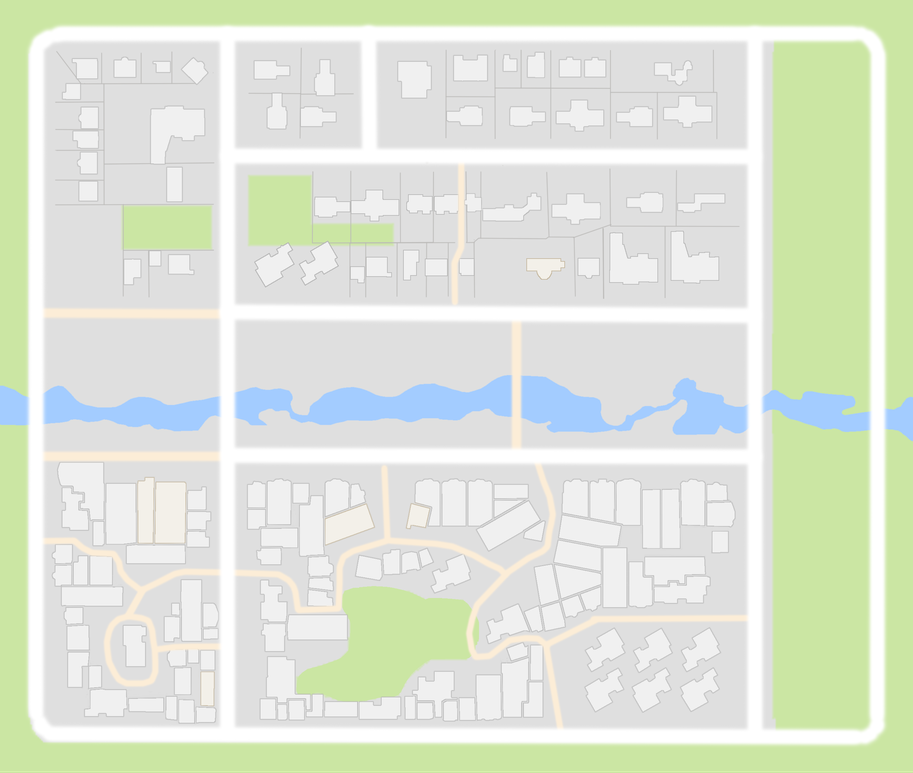
#> input picture sensor_testing/carla/planner/Town01.png, 913 x 773 px, shrunk from 2600 x 2200 before the run
$ python -i edge_detection.py   (imports and definitions only)   (older library calls are emulated)
#> lines starting #> are read from the running program, lines starting #| are printed output that depends on the picture
import cv2 # Import the OpenCV library to enable computer vision
import numpy as np # Import the NumPy scientific computing library

# Author: Addison Sears-Collins
# https://automaticaddison.com
# Description: A collection of methods to detect help with edge detection

def binary_array(array, thresh, value=0):
  """
  Return a 2D binary array (mask) in which all pixels are either 0 or 1

  :param array: NumPy 2D array that we want to convert to binary values
  :param thresh: Values used for thresholding (inclusive)
  :param value: Output value when between the supplied threshold
  :return: Binary 2D array...
           number of rows x number of columns =
           number of pixels from top to bottom x number of pixels from
             left to right
  """
  if value == 0:
    # Create an array of ones with the same shape and type as
    # the input 2D array.
    binary = np.ones_like(array)

  else:
    # Creates an array of zeros with the same shape and type as
    # the input 2D array.
    binary = np.zeros_like(array)
    value = 1

  # If value == 0, make all values in binary equal to 0 if the
  # corresponding value in the input array is between the threshold
  # (inclusive). Otherwise, the value remains as 1. Therefore, the pixels
  # with the high Sobel derivative values (i.e. sharp pixel intensity
  # discontinuities) will have 0 in the corresponding cell of binary.
  binary[(array >= thresh[0]) & (array <= thresh[1])] = value

  return binary

# [10 lines left out: function blur_gaussian, not called in this run]

def mag_thresh(image, sobel_kernel=3, thresh=(0, 255)):
  """
  Implementation of Sobel edge detection

  :param image: 2D or 3D array to be blurred
  :param sobel_kernel: Size of the small matrix (i.e. kernel)
                       i.e. number of rows and columns
  :return: Binary (black and white) 2D mask image
  """
  # Get the magnitude of the edges that are vertically aligned on the image
  sobelx = np.absolute(sobel(image, orient='x', sobel_kernel=sobel_kernel))

  # Get the magnitude of the edges that are horizontally aligned on the image
  sobely = np.absolute(sobel(image, orient='y', sobel_kernel=sobel_kernel))

  # Find areas of the image that have the strongest pixel intensity changes
  # in both the x and y directions. These have the strongest gradients and
  # represent the strongest edges in the image (i.e. potential lane lines)
  # mag is a 2D array .. number of rows x number of columns = number of pixels
  # from top to bottom x number of pixels from left to right
  mag = np.sqrt(sobelx ** 2 + sobely ** 2)

  # Return a 2D array that contains 0s and 1s
  return binary_array(mag, thresh)

def sobel(img_channel, orient='x', sobel_kernel=3):
  """
  Find edges that are aligned vertically and horizontally on the image

  :param img_channel: Channel from an image
  :param orient: Across which axis of the image are we detecting edges?
  :sobel_kernel: No. of rows and columns of the kernel (i.e. 3x3 small matrix)
  :return: Image with Sobel edge detection applied
  """
  # cv2.Sobel(input image, data type, prder of the derivative x, order of the
  # derivative y, small matrix used to calculate the derivative)
  if orient == 'x':
    # Will detect differences in pixel intensities going from
        # left to right on the image (i.e. edges that are vertically aligned)
    sobel = cv2.Sobel(img_channel, cv2.CV_64F, 1, 0, sobel_kernel)
  if orient == 'y':
    # Will detect differences in pixel intensities going from
    # top to bottom on the image (i.e. edges that are horizontally aligned)
    sobel = cv2.Sobel(img_channel, cv2.CV_64F, 0, 1, sobel_kernel)

  return sobel

# [14 lines left out: function threshold, not called in this run]

>>> import cv2
>>> picture = cv2.imread('../sensor_testing/carla/planner/Town01.png')
#> picture is the input picture: shape (773, 913, 3); mean B, G, R 214.7, 230.2, 222.5
>>> result = mag_thresh(picture)
#> in sobel, `sobel = cv2.Sobel(img_channel, cv2.CV_64F, 1, 0, sobel_kernel)`:
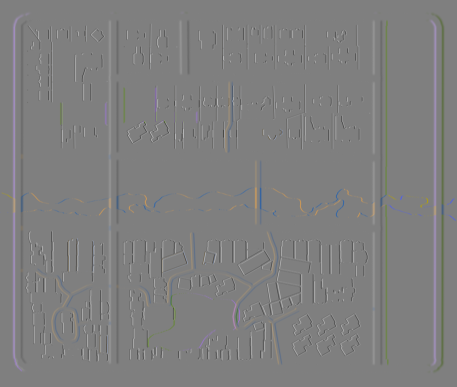
#> sobel: shape (773, 913, 3) float64 (shown at 1/2 size); mean B, G, R 0, 0, 0; drawn with min black and max white
#> in mag_thresh, `sobelx = np.absolute(sobel(image, orient='x', sobel_kernel=sobel_kerne..`:
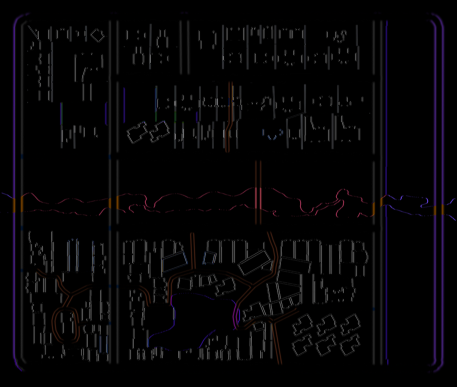
#> sobelx: shape (773, 913, 3) float64 (shown at 1/2 size); mean B, G, R 9.8, 7.5, 9; drawn with min black and max white
#> call 2 of sobel, with orient = 'y', sobel_kernel = 3
#> in sobel (call 2), `sobel = cv2.Sobel(img_channel, cv2.CV_64F, 0, 1, sobel_kernel)`:
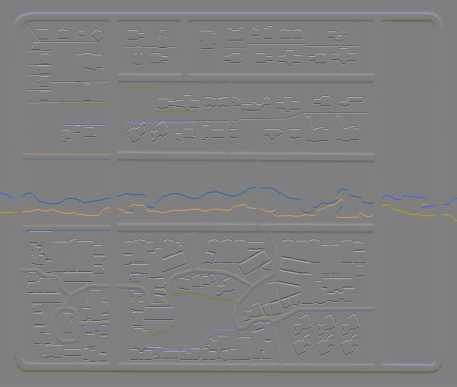
#> sobel: shape (773, 913, 3) float64 (shown at 1/2 size); mean B, G, R 0, 0.1, 0.1; drawn with min black and max white
#> in mag_thresh, `sobely = np.absolute(sobel(image, orient='y', sobel_kernel=sobel_kerne..`:
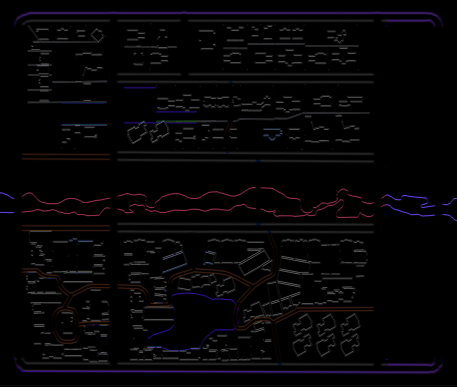
#> sobely: shape (773, 913, 3) float64 (shown at 1/2 size); mean B, G, R 9.9, 7.7, 9.5; drawn with min black and max white
#> in mag_thresh, `mag = np.sqrt(sobelx ** 2 + sobely ** 2)`:
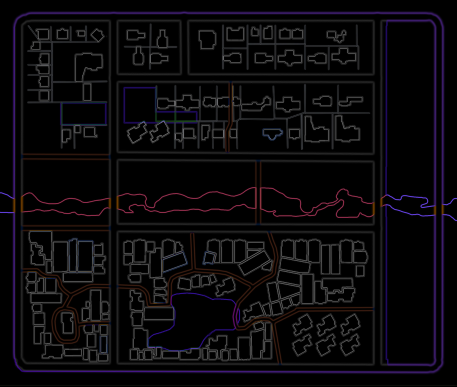
#> mag: shape (773, 913, 3) float64 (shown at 1/2 size); mean B, G, R 18.3, 14.1, 17; drawn with min black and max white
#> in mag_thresh, `return binary_array(mag, thresh)`:
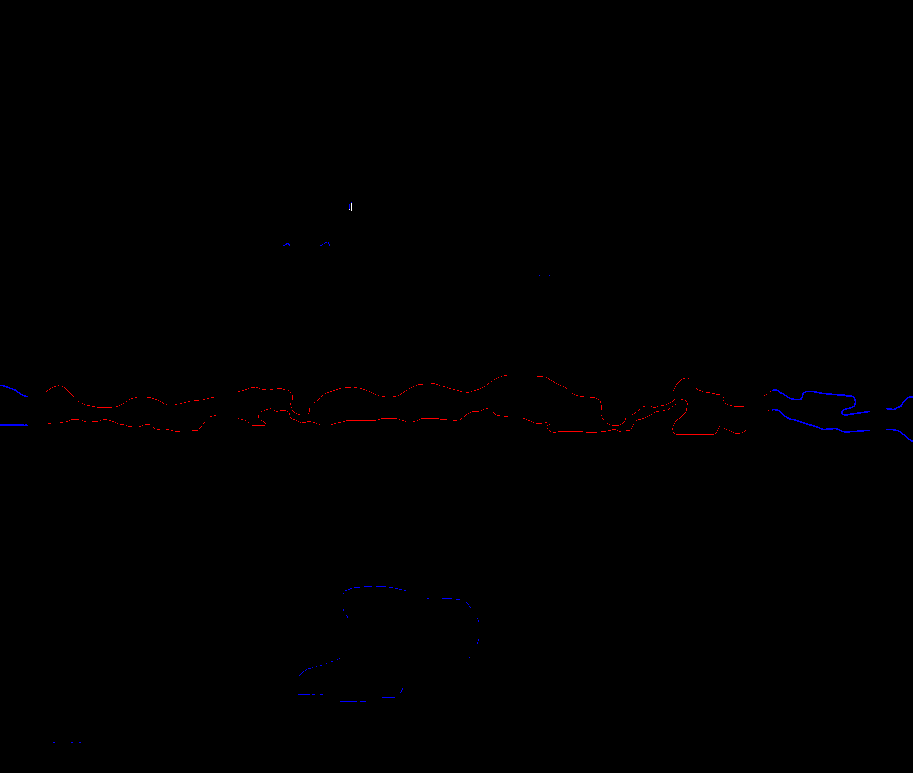
#> returned value: shape (773, 913, 3) float64; mean of channels 0, 1, 2 0.00108, 1.28e-05, 0.00116; drawn as B, G, R

$ run again, on sensor_testing/carla/planner/Town02.png
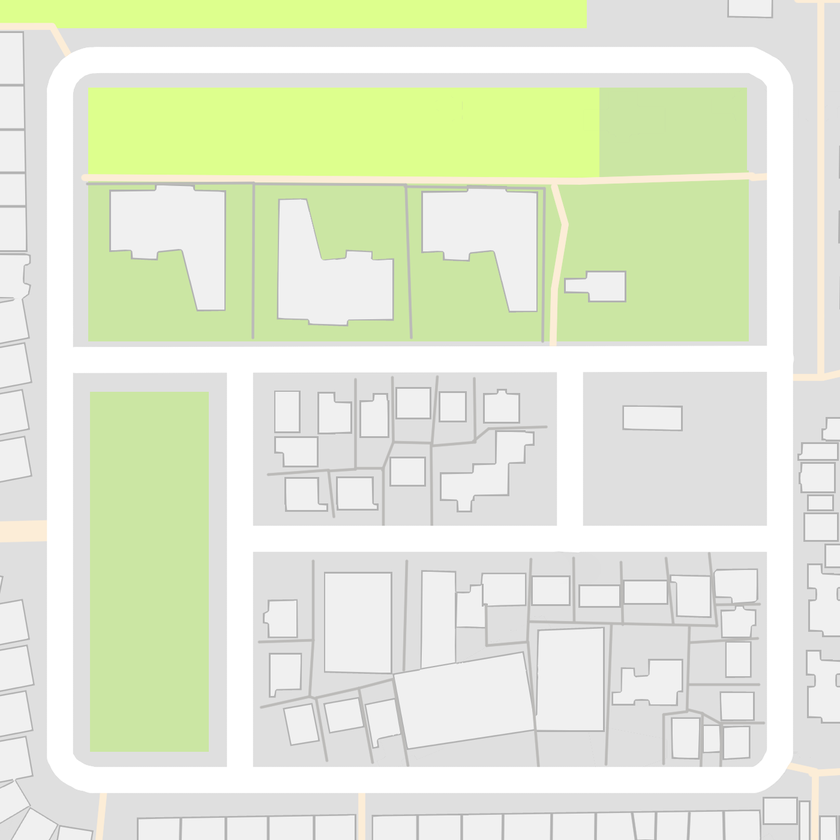
#> input picture sensor_testing/carla/planner/Town02.png, 840 x 840 px, shrunk from 1400 x 1400 before the run
#> picture is the input picture: shape (840, 840, 3); mean B, G, R 211.8, 234, 226.5
#> in sobel (call 2), `sobel = cv2.Sobel(img_channel, cv2.CV_64F, 0, 1, sobel_kernel)`:
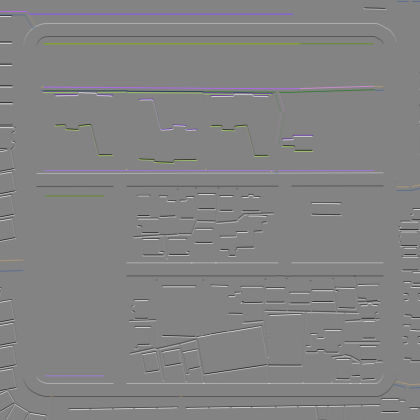
#> sobel: shape (840, 840, 3) float64 (shown at 1/2 size); mean B, G, R 0.6, -0.1, 0.1; drawn with min black and max white
#> in mag_thresh, `return binary_array(mag, thresh)`:
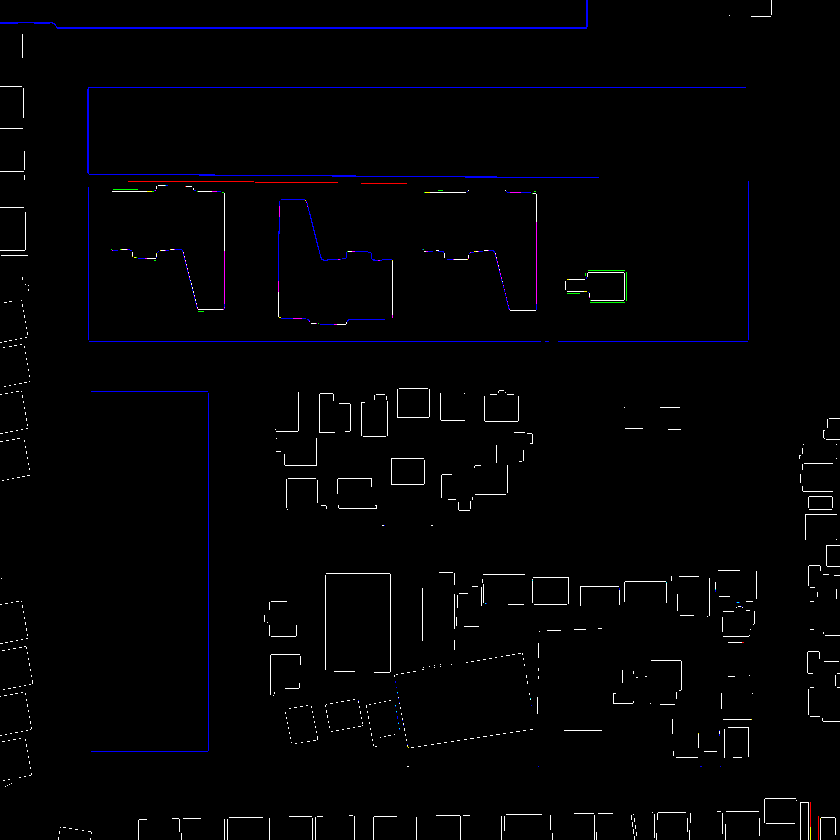
#> returned value: shape (840, 840, 3) float64; mean of channels 0, 1, 2 0.0155, 0.00883, 0.00935; drawn as B, G, R

$ run again, on sensor_testing/carla/planner/Town02Big.png
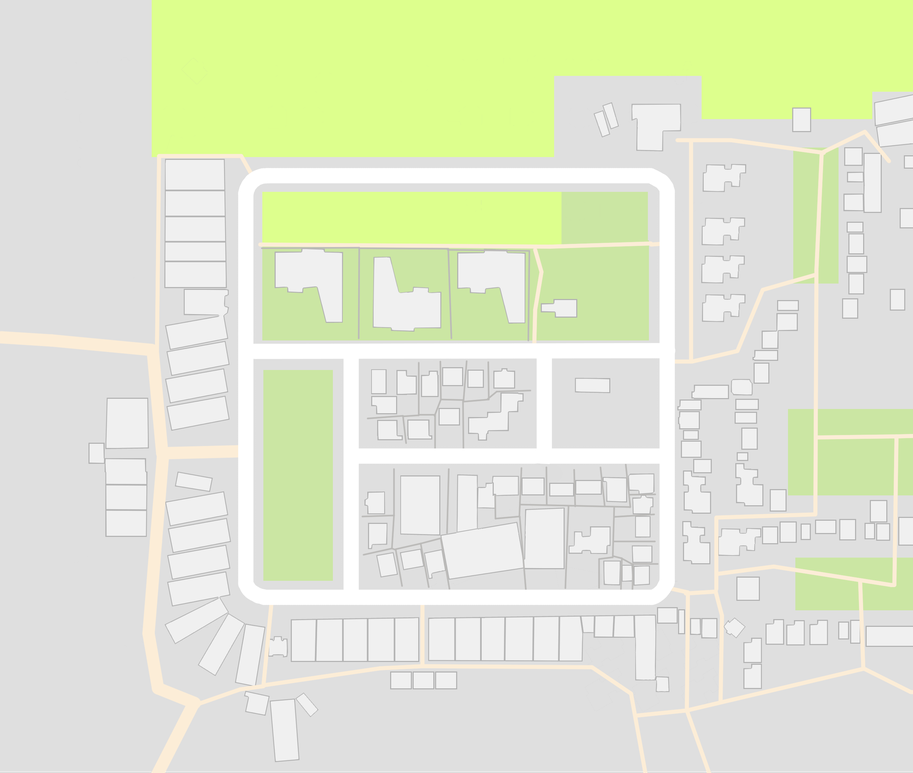
#> input picture sensor_testing/carla/planner/Town02Big.png, 913 x 773 px, shrunk from 2600 x 2200 before the run
#> picture is the input picture: shape (773, 913, 3); mean B, G, R 207.2, 232.4, 225
#> in sobel (call 2), `sobel = cv2.Sobel(img_channel, cv2.CV_64F, 0, 1, sobel_kernel)`:
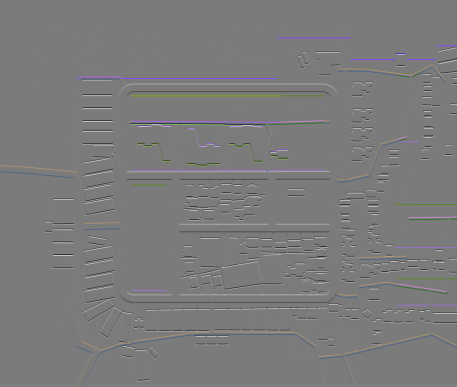
#> sobel: shape (773, 913, 3) float64 (shown at 1/2 size); mean B, G, R 0.8, -0.2, 0.1; drawn with min black and max white
#> in mag_thresh, `return binary_array(mag, thresh)`:
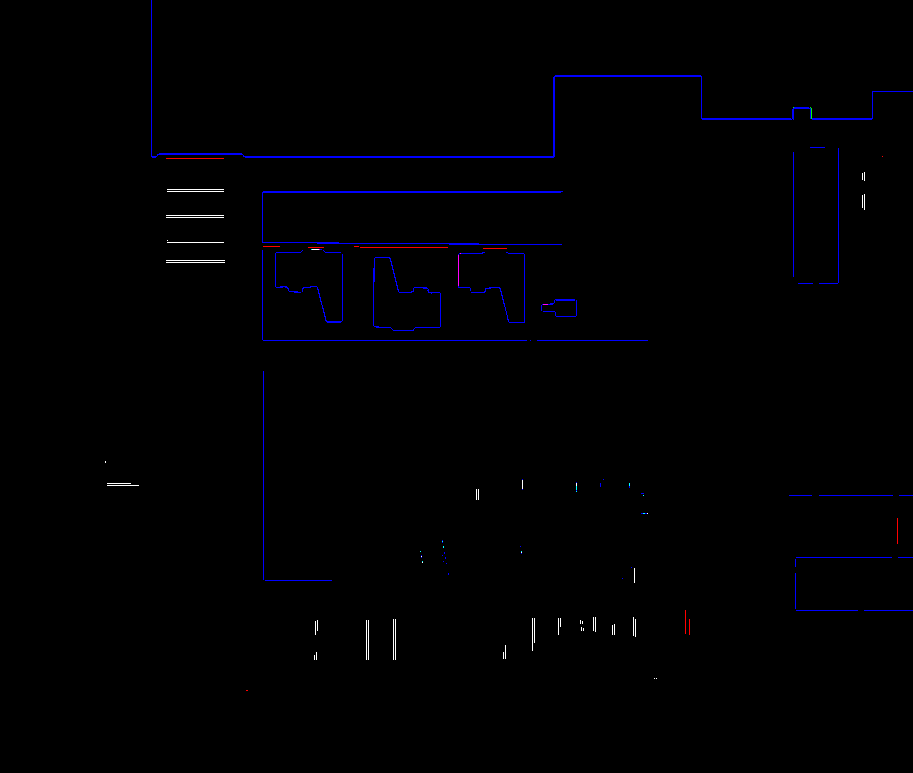
#> returned value: shape (773, 913, 3) float64; mean of channels 0, 1, 2 0.0089, 0.00143, 0.00183; drawn as B, G, R
